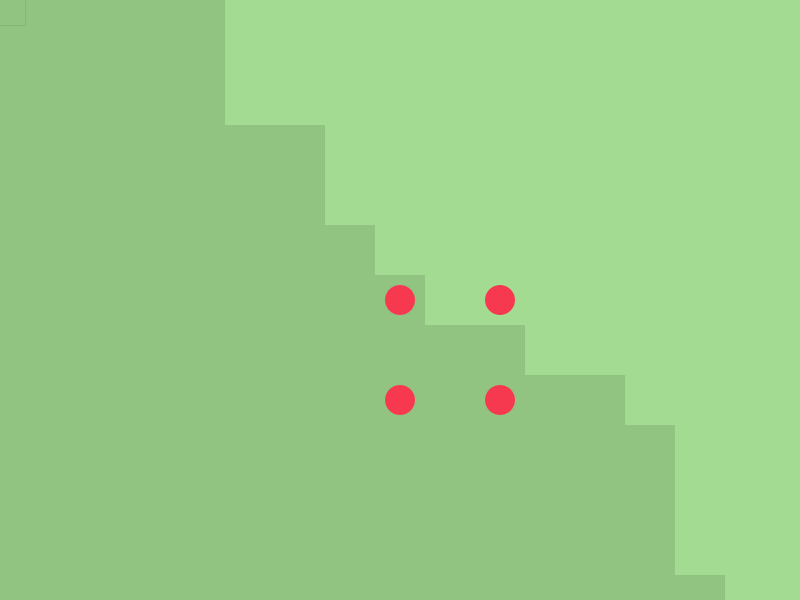
Frame 1 (no input)
Frame 60 (the mouse pressed at the canvas centre just before this capture): identical to frame 1, image omitted
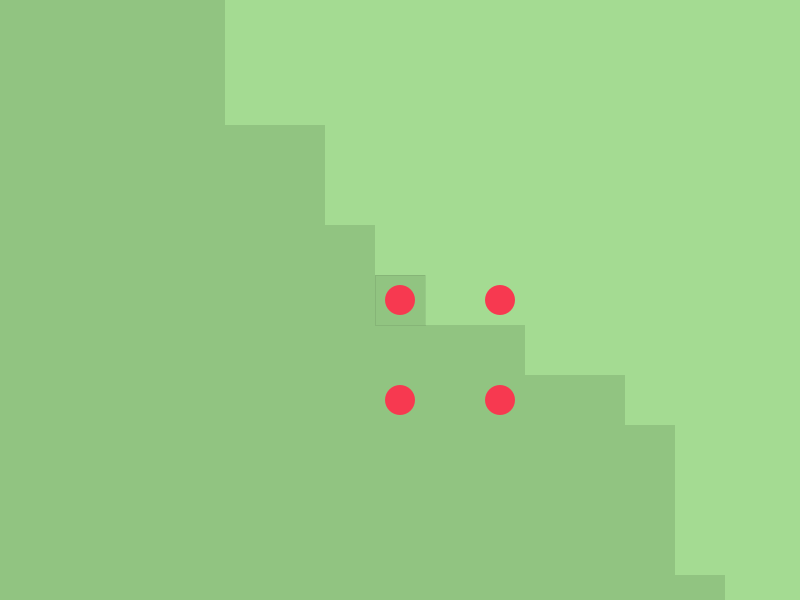
Frame 120 (the mouse held since frame 60 and released just before this capture)

The Processing sketch that drew these frames (run headless with seeded random() and noise(); from frame 60 on, the mouse is pressed at the canvas centre):

// Processing sketch: SuperFarming
// ── SuperFarming.pde
Camera camera;
Map map;
Player player;

void setup() {
  size(800, 600);
  rectMode(CENTER);
  camera = new Camera();
  map = new Map(20, 14);
  player = new Player();
}

void draw() {
  camera.update();
  player.update();
  map.update();
  map.show();
  player.show();
}

void mousePressed(){
   player.clicked(); 
}

void mouseReleased(){
   player.released(); 
}

void keyPressed(){
   if(key == 'g') map.createMap(); 
}

// ── Building.pde
class Building {
  boolean remove;
  float x, y;
  void update() {
  };
  void show() {
  };
}

// ── Camera.pde
class Camera {
  float x, y;
  void update() {
    //limitMove();
    translate(int(x), int(y));
  }

  void limitMove() {
    x += (width/2.-mouseX)/width*2;
    y += (height/2.-mouseY)/height*2;
  }
}

// ── Entity.pde
class Entity extends Selectable {
  boolean remove;
  float x, y;
  void update() {
  };
  void show() {
  };
}

class Unit extends Entity {
  boolean moved;
  float dx, dy, vel = 10;
  void action() {
    moved = true;
    dx = player.tx*map.tileSize;//player.x;
    dy = player.ty*map.tileSize;//player.y;
  }
  boolean isSelected() {
    selected = false;
    /*
    if(dist(x, y, player.x, player.y) < 30){
     selected = true;
     }*/
    PVector cl = player.posClick;
    if (min(cl.x, player.x) < x && max(cl.x, player.x) > x && min(cl.y, player.y) < y && max(cl.y, player.y) > y) {
      selected = true;
    } 
    if(dist(x, y, cl.x, cl.y) < 15){
       selected = true; 
    }
    return selected;
  }
}

class Villager extends Unit {
  Villager(float x, float y) {
    this.x = x;
    this.y = y;
  }
  void update() {
    if (moved) {
      float a = atan2(dy-y, dx-x);
      x += cos(a) * vel;
      y += sin(a) * vel;
      if (dist(dx, dy, x, y) < vel) {
        moved = false;
        x = dx;
        y = dy;
      }
    }
  }
  void show() {
    int tt = 30;
    noStroke();
    if (selected) {
      stroke(#FA5B70);
    }
    fill(#F73950);
    ellipse(x, y, tt, tt);
  }
}

class Selectable {
  boolean selected; 
  boolean isSelected() {
    selected = true;
    return selected;
  }
  void select() {
    selected = true;
  }
  void deselect() {
    selected = false;
  }
  void action() {
  }
}

// ── Map.pde
class Map {
  int seed;
  int tileSize = 50;
  int tileColor[] = {
    #A3BEDE, 
    #EDEDB6, 
    #A4DB92, 
    #91C481
  };

  ArrayList<Building> buildings;
  ArrayList<Entity> entities;
  boolean busy[][];
  int w, h;
  int tiles[][];

  Map(int w, int h) {
    this.w = w;
    this.h = h;

    buildings = new ArrayList<Building>();
    entities = new ArrayList<Entity>();

    entities.add(new Villager(width/2, height/2));
    entities.add(new Villager(width/2, height/2+100));
    entities.add(new Villager(width/2+100, height/2));
    entities.add(new Villager(width/2+100, height/2+100));
    createMap();
  }

  void update() {
    for (int i = 0; i < buildings.size (); i++) {
      Building b = buildings.get(i);
      b.update();
      if (b.remove) buildings.remove(i--);
    }
    for (int i = 0; i < entities.size (); i++) {
      Entity e = entities.get(i);
      e.update();
      if (e.remove) entities.remove(i--);
    }
  }

  void show() {
    noStroke();
    for (int j = 0; j < h; j++) {
      for (int i = 0; i < w; i++) {
        fill(tileColor[tiles[i][j]]);
        rect(i*tileSize, j*tileSize, tileSize, tileSize);
      }
    }

    for (int i = 0; i < buildings.size (); i++) {
      Building b = buildings.get(i);
      b.show();
    }
    for (int i = 0; i < entities.size (); i++) {
      Entity e = entities.get(i);
      e.show();
    }
  }

  void createMap() {
    seed = int(random(999999));
    noiseSeed(seed);
    busy = new boolean[w][h];
    tiles = new int[w][h];
    float det = 0.05;
    for (int j = 0; j < h; j++) {
      for (int i = 0; i < w; i++) {
        busy[i][j] = false;
        int val = 0;
        float noi = noise(i*det, j*det);
        if (noi > 0.55) val = 3;
        else if (noi > 0.35) val = 2;
        else if (noi > 0.3) val = 1;
        tiles[i][j] = val;
      }
    }
  }
}

// ── Player.pde
class Player {
  ArrayList<Selectable> selected;
  boolean click, press, release;
  float x, y;
  int tx, ty;
  PVector posClick, posRelease;
  Player() {
    selected = new ArrayList<Selectable>();
  }
  void update() {
    x = mouseX-camera.x;
    y = mouseY-camera.y;
    if (click && mouseButton == RIGHT) {
      actuate();
    }
    if (release && mouseButton == LEFT) {
      deselect();
      select();
    }
    click = false;
    release = false;
  }

  void show() {
    int ts = map.tileSize;
    tx = int(x+ts/2)/ts;
    ty = int(y+ts/2)/ts;
    noFill();
    stroke(0, 20);
    rect(tx*ts, ty*ts, ts, ts);
    if (press) {
      stroke(40, 255, 40);
      fill(40, 255, 40, 60);
      rectMode(CORNERS);
      rect(x, y, posClick.x, posClick.y);
      rectMode(CENTER);
    }
  }

  void clicked() {
    posClick = new PVector(x, y);
    click = true;
    if (mouseButton == LEFT) {
      press = true;
    }
  }

  void released() {
    posRelease = new PVector(x, y);
    press = false;
    release = true;
  }

  void select() {
    for (int i = 0; i < map.entities.size (); i++) {
      Entity e = map.entities.get(i);
      if (e.isSelected()) {
        selected.add(e);
        if (dist(posClick.x, posClick.y, posRelease.x, posRelease.y) < 5) {
          break;
        }
      }
    }
    for (int i = 0; i < selected.size (); i++) {
      Selectable s = selected.get(i);
      s.select();
    }
  }

  void deselect() {
    for (int i = 0; i < selected.size (); i++) {
      Selectable s = selected.get(i);
      s.deselect();
    }
    selected = new ArrayList<Selectable>();
  }

  void actuate() {
    for (int i = 0; i < selected.size (); i++) {
      Selectable s = selected.get(i);
      s.action();
    }
  }
}
